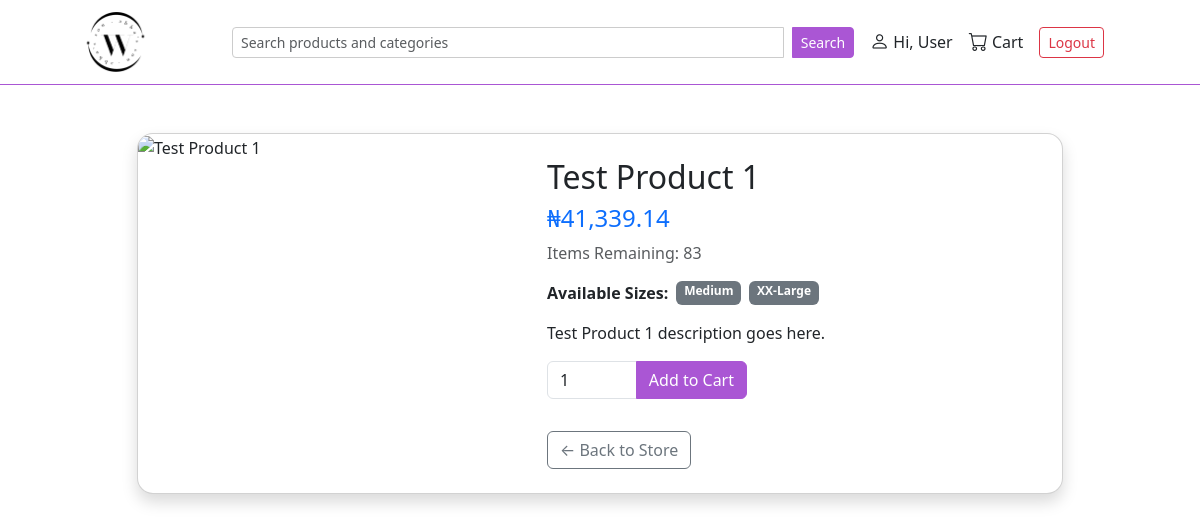
The page /test-product-1 (signed in) on the database as committed earlier.
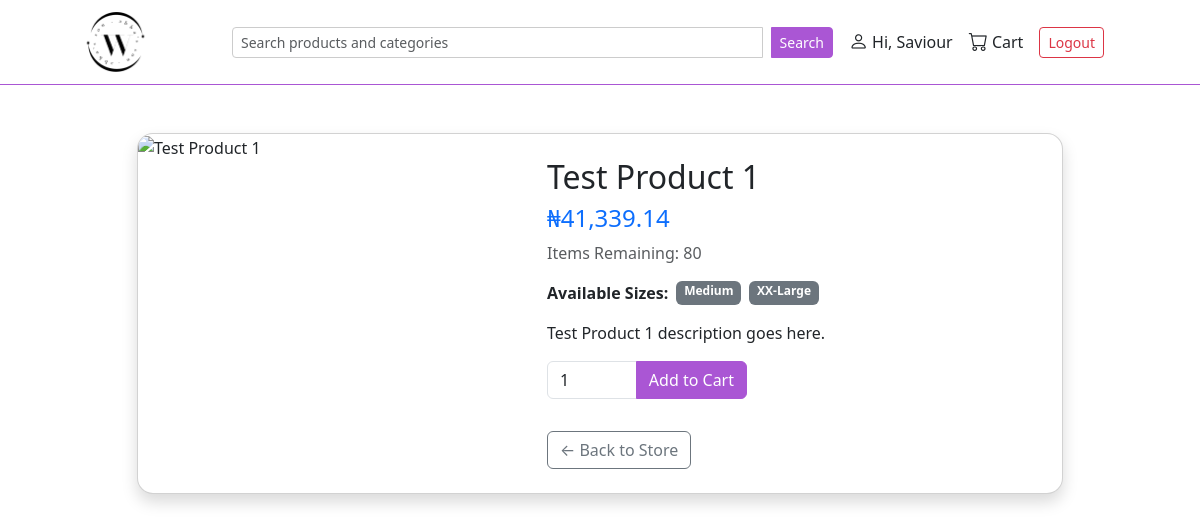
The same page on the database as committed later.
### user/models.py (models this page shows, shortened)
class CustomUser(AbstractUser):
    phone = PhoneNumberField(region='NG', blank=True, null=True) # type: ignore

class UserProfile(models.Model):
    user = models.OneToOneField(settings.AUTH_USER_MODEL, on_delete=models.CASCADE)
    nickname = models.CharField(max_length=15, blank=True)
    profile_picture = models.ImageField(upload_to='avatars/', default='avatars/userimage.png')
    class Meta:
        verbose_name_plural = 'User Profiles'

### catalogue/models.py (models this page shows, shortened)
class Product(models.Model):
    name = models.CharField(max_length=100)
    slug = models.SlugField()
    description = models.TextField()
    category = models.ManyToManyField(Category, blank=True, related_name='product')
    price = models.DecimalField(max_digits=8, decimal_places=2)
    size = models.ManyToManyField(Size, blank=True, related_name='sizes')
    image = models.ImageField(upload_to= 'product/',blank=True, null=True)
    product_type = models.ForeignKey(ProductType, on_delete=models.CASCADE, related_name='type', null=True)
    is_active = models.BooleanField()
    date_created = models.DateTimeField(auto_now_add=True)
    def avail_units(self):
        try:
            return self.stock.qty # type: ignore
        except Stock.DoesNotExist:
            return 0

class Stock(models.Model):
    product = models.OneToOneField(Product, on_delete=models.CASCADE, null=True, blank=True, related_name='stock')
    qty = models.IntegerField()
    units_sold = models.IntegerField()

### catalogue/views.py (the view)
# urls.py: path('<slug:slug>', views.product, name='product_page'),
def product(request, slug):
    product = Product.objects.get(slug=slug)
    return render(request, 'catalogue/product.html', {'product': product})

### catalogue/templates/catalogue/product.html (shortened to what this page needs)
{% extends 'layout.html' %}
{% load humanize %}
{% block content %}
<div class="container my-5">
  <div class="row justify-content-center">
    <div class="col-lg-10">
      <div class="card shadow rounded-4 overflow-hidden">
        <div class="row g-0">
          <div class="col-md-5">
            {% if product.image %}
              <img src="{{ product.image.url }}" alt="{{ product.name }}" class="w-100 h-100 object-fit-cover">
            {% else %}
              <img src="https://res.cloudinary.com/dokhpnmjw/image/upload/v1754089061/images_drfxy4.png" alt="{{ product.name }}" class="w-100 h-100 object-fit-cover">
            {% endif %}
          </div>
          <div class="col-md-7">
            <div class="card-body p-4">
              <h2 class="card-title">{{ product.name }}</h2>
              <h4 class="text-primary mt-2">₦{{ product.price|intcomma }}</h4>
              <p class="text-muted">Items Remaining: {{ product.avail_units }}</p>
              <ul class="list-unstyled d-flex flex-wrap gap-2 mb-3">
                <li class="fw-bold">Available Sizes:</li>
                {% for size in product.size.all %}
                  <li class="badge bg-secondary">{{ size.size }}</li>
                {% empty %}
                  <li class="text-danger">None</li>
                {% endfor %}
              </ul>
              <p class="card-text">{{ product.description }}</p>
              <form method="post" action="{% url 'store:product_to_cart' id=product.id %}" class="mt-3">
                <div class="input-group mb-3" style="max-width: 200px;">
                  <input type="number" name="qty" min="1" max="{{ product.avail_units }}" value="1" class="form-control" required>
                  <button type="submit" class="btn btn-primary-custom">Add to Cart</button>
                </div>
              </form>
              <a href="{% url 'store:store' %}" class="btn btn-outline-secondary mt-3">← Back to Store</a>
            </div>
          </div>
        </div>
      </div>
    </div>
  </div>
</div>
{% endblock %}

### templates/layout.html (shortened to what this page needs)
{% load static %}
<!DOCTYPE html>
<html lang="en">
<head>
    <link rel="stylesheet" href="{% static 'css/bootstrap.min.css' %}">
    <link rel="stylesheet" href="https://cdn.jsdelivr.net/npm/bootstrap-icons@1.11.3/font/bootstrap-icons.css">
</head>
<body>
    <div class="topbar d-flex justify-content-between align-items-center sticky-top">
        <a href='{% url "store:store" %}'><div class="logo-space"></div></a>
        <form class="d-flex flex-grow-1 mx-3" method="GET" action=" {% url 'search' %} ">
          <input name="q" class="form-control form-control-sm search-input" type="search" placeholder="Search products and categories" style="max-width: 650px;">
          <button class="btn btn-sm btn-primary-custom ms-2 search-button" type="submit">Search</button>
      </form>
        <div class="d-flex align-items-center ms-auto">
          {% if user.is_authenticated %}
              <a href="{% url 'user:profile' %}" class="text-dark me-3 text-decoration-none d-flex align-items-center">
                  <i class="bi bi-person nav-icon me-1"></i> Hi, {{ user.userprofile.nickname|default:"User" }}
              </a>
              <a href="{% url 'order:cart' %}" class="text-dark me-3 text-decoration-none d-flex align-items-center">
                  <i class="bi bi-cart nav-icon me-1"></i> Cart
              </a>
              <form method="POST" action="{% url 'user:logout' %}" class="mb-0">
                  <button class="btn btn-sm btn-outline-danger me-topbar-custom">Logout</button>
              </form>
          {% else %}
              <a href="{% url 'user:login' %}" class="btn btn-sm btn-primary-custom">Login</a>
          {% endif %}
      </div>
    </div>
    <div class="container-fluid" style="padding-left: 0px; padding-right: 0px;">
        {% block content %}
        {% endblock %}
    </div>
</body>
</html>

Rows that differ between the two databases and show on the page:
changed CustomUser: userprofile.nickname "User" → "Saviour"
changed Product "Test Product 1": avail_units "83" → "80"
